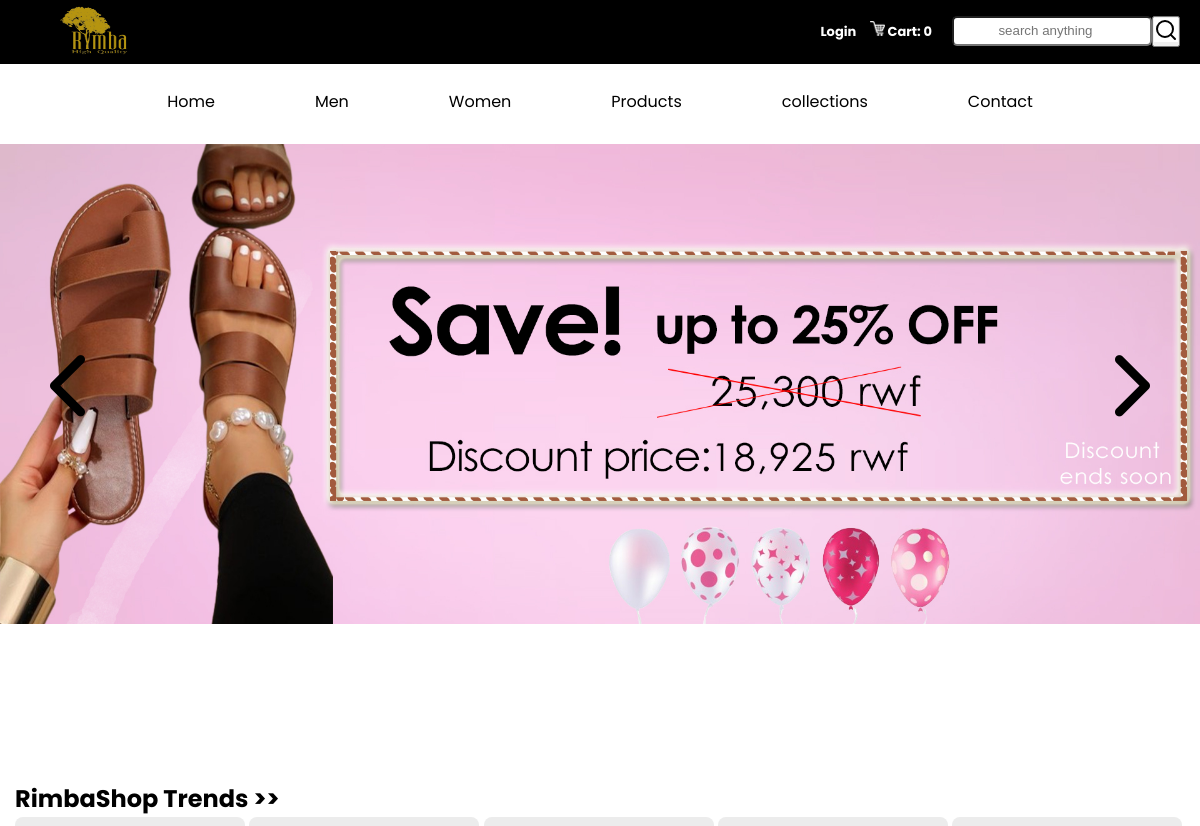
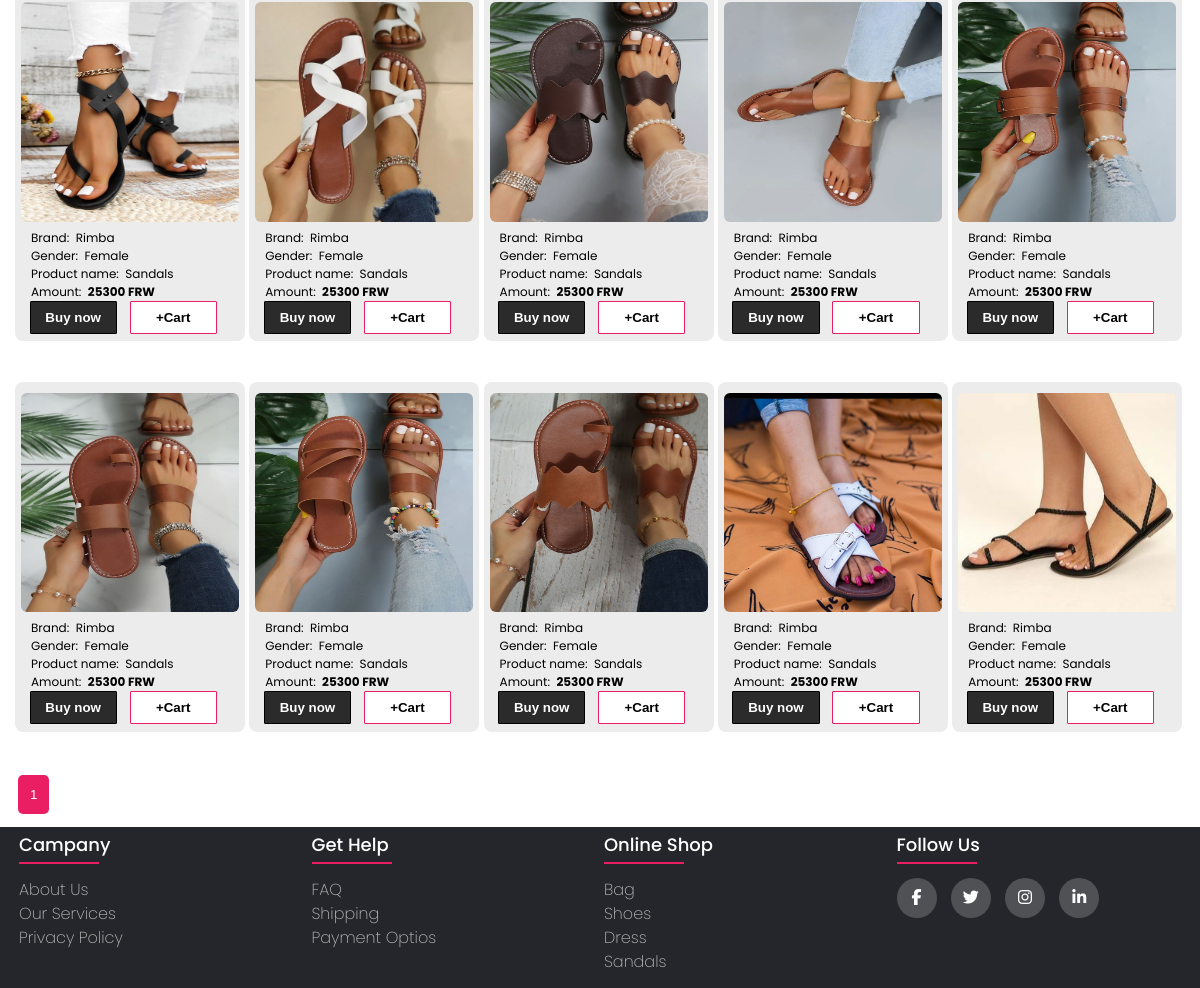
The page / on the database its author committed (2 pictures, top to bottom).
### tables this page shows
CREATE TABLE `products` (
  `id` int(11) NOT NULL,
  `Cname` varchar(70) NOT NULL,
  `Gender` varchar(50) NOT NULL,
  `Product_name` varchar(50) NOT NULL,
  `Amount` int(60) NOT NULL,
  `image_url` varchar(50) NOT NULL
);

### web/index.php (the view, shortened to what this page needs)
<?php
include "indexheader.php";
?>
<!DOCTYPE html>
<html lang="en">
<head>
    <link rel="stylesheet" href="./webcss/index.css">
</head>
<body>
  <div class="container">
    <h2>RimbaShop Trends >></h2>
            <?php
            include "../connection.php";
            $numberPerPage = 20;
            $sqlTotal = "SELECT COUNT(id) AS total FROM `products`";
            $resultTotal = mysqli_query($conn, $sqlTotal);
            $rowTotal = mysqli_fetch_assoc($resultTotal);
            $totalRecords = $rowTotal['total'];
            $totalPages = ceil($totalRecords / $numberPerPage);
            if(isset($_GET['page'])){
                $page = $_GET['page'];
            } else {
                $page = 1;
            }
            $startingLimit = ($page - 1) * $numberPerPage;
            $sql = "SELECT * FROM `products` LIMIT $startingLimit, $numberPerPage";
            $result = mysqli_query($conn, $sql);
            if(mysqli_num_rows($result) > 0){
                while($row = mysqli_fetch_assoc($result)){ ?>
                    <div class="alb">
                        <img src="../uploads/<?= $row['image_url'];?>">
                        <p>Brand: &nbsp;<?php echo $row['Cname'];?> <br></p>
                        <p>Gender: &nbsp;<?php echo $row['Gender'];?><br></p>
                        <p>Product name: &nbsp;<?php echo $row['Product_name'];?><br></p>
                        <p>Amount: &nbsp;<b><?php echo $row['Amount'];?>&nbsp;FRW </b><br>
                        <form method="POST" action="cart_handler.php">
                            <button class="btn1" type="submit" name="buy_now">Buy now</button> &nbsp;
                            <button class="btn2" type="submit" name="add_to_cart">+Cart</button>
                    </form>
                        <br><br>
                    </div>
            <?php
                }
            }
            for($btn = 1; $btn <= $totalPages; $btn++){
                echo '<button class="btn"><a href="index.php?page=' . $btn . '">' . $btn . '</a></button>';
            }
            ?>
  </div>
</body>
</html>
<?php
include "../web/footer.php";
?>

### web/indexheader.php (shortened to what this page needs)
<!DOCTYPE html>
<html lang="en">
<head>
    <link rel="stylesheet" href="webcss/header2.css">
</head>
<body>
<div class="menu" style="height: 4rem;">
    <div class="navbar">
        <a href="./index.php" class="Logo"><img src="../images/RImbaLogo1.png"  style="width: 5rem;height: 60px; position:relative; top:8px; left:55px;"></a>
        <nav>
            <ul><b>
                <li><a href="../admin/login.php">Login</a></li>
                <li><a href="cart_page.php"><img class="cart" src="../images/shopping-cart-32.ico"> Cart:
                    <?php
                        include "cart_count.php";
                     ?>
                    </a>
                </li>
            </b></ul>
        </nav>
        <form class="search" action="search.php" method="POST">
            <input type="search" name="search" placeholder="search anything" >
            <button type="submit" name="submit"><img class="Search_icon" src="../images/search_icon.svg" style="background: white;"></button>
        </form>
    </div>
    <div class="yes" style="padding-top: 40px;">
        <ul class="cont">
            <ol><a href="index.php">Home</a></ol>
            <ol>
                <div class="dropdown"><a href="#">Men  </a>
                </div>
            </ol>
            <ol>
                <div class="dropdown"><a href="#">Women </a>
                </div>
            </ol>
            <ol><a href="product.php">Products</a></ol>
            <ol><a href="collection.php">collections</a></ol>
            <ol><a href="contacts.php">Contact</a></ol>
    </div>
    <div class="trends">
    <img src="../images/DiscountUpdated.jpg" id="trendsImage">
    <div class="trends-buttons">
        <button onclick="prevImage()"><i class="fas fa-chevron-left" style="font-size: 70px; "></i></button>
        <button onclick="nextImage()"><i class="fas fa-chevron-right" style="font-size: 70px; "></i></button>
    </div>
</div>
</body>
</html>

### web/cart_count.php (shortened to what this page needs)
<?php
$cartItemCount = isset($_SESSION['cart']) ? count($_SESSION['cart']) : 0;
echo $cartItemCount;
?>

### web/footer.php (shortened to what this page needs)
<!DOCTYPE html>
<html lang="en">
<head>
    <link rel="stylesheet" href="webcss/footer.css">
    <link rel="stylesheet" href="https://cdnjs.cloudflare.com/ajax/libs/font-awesome/6.4.2/css/all.min.css">
</head>
<body>
    <footer class="footer">
        <div class="container">
            <div class="row">
                <div class="footer-col">
                    <h4>Campany</h4>
                    <ul>
                        <li><a href="aboutus.php">About us</a></li>
                        <li><a href="services.php">Our services</a></li>
                        <li><a href="privacy.php">Privacy policy</a></li>
                    </ul>
                </div>
                <div class="footer-col">
                    <h4>get help</h4>
                    <ul>
                        <li><a href="faq.php">FAQ</a></li>
                        <li><a href="#">Shipping</a></li>
                        <li><a href="#">payment optios</a></li>
                    </ul>
                </div>
                <div class="footer-col">
                    <h4>online shop</h4>
                    <ul>
                        <li><a href="allbag.php">bag</a></li>
                        <li><a href="allshoes.php">shoes</a></li>
                        <li><a href="alldress.php">dress</a></li>
                        <li><a href="allsandals.php">sandals</a></li>
                    </ul>
                </div>
                <div class="footer-col">
                    <h4>follow us</h4>
                    <div class="social-links">
                        <a href="#"><i class="fab fa-facebook-f"></i></a>
                        <a href="#"><i class="fab fa-twitter"></i></a>
                        <a href="https://www.instagram.com/rimbaquality/"><i class="fab fa-instagram"></i></a>
                        <a href="#"><i class="fab fa-linkedin-in"></i></a>
                </div>
            </div>
            </div>
        </div>
    </footer>
</body>
</html>

### web/webcss/header2.css (style rules this page uses)
body { line-height: 1.5; font-family: 'poppins',sans-serif; }
* { padding: 0; margin: 0; box-sizing: border-box; font-family:'Robot,'sans-serif; }
.menu { height: 20px; background-color:black; box-sizing: border-box; }
.navbar { width:100%; height: 50px; display: flex; align-items: center; background-color: black; }
.navbar a { text-decoration: none; color: white; font-size: 13px; }
nav { flex: 1; text-align: right; margin-right:20px ; padding-top:12px; }
.cart { width: 15px; height: 15px; }
nav ul li { list-style: none; display: inline-block; margin-left: 10px; font-family: 'poppins',sans-serif; }
nav ul li a { text-decoration: none; color: white; font-size: 13px; }
.navbar .search input { height: 30px; width: 200px; border-radius: 5px; color: black; text-align: center; }
.search { max-width: 400px; display: flex; padding-right: 20px; padding-top:12px; }
.yes { padding: 30px; text-align: center; }
.cont { list-style-type: none; text-align: center; display: inline-flex; justify-content: space-between; margin: auto; }
.cont ol { padding:0 50px 0 50px; }
.cont ol a { text-decoration: none; color: black; }
.dropdown { position: relative; display: inline-block; }

### web/webcss/index.css (style rules this page uses)
body { line-height: 1.5; font-family: 'poppins',sans-serif; margin: auto; }
* { padding: 0; margin: 0; box-sizing: border-box; font-family:'Robot,'sans-serif; }
.container { margin: auto; }
.alb { width:230px; height:350px; padding:6px; display:inline-block; background: rgb(236, 236, 236); border-radius: 8px; }
.alb img { width:100%; height:65%; border-radius:6px; margin-top: 5px; }
.alb p { font-size:12px; color: black; margin-left: 10px; }
.btn { padding: 12px; position: relative; align-items: center; background: #e91e63; border: none; gap: 4px; margin: 3px; color: white; border-radius: 5px; }
.btn > a { color: white; text-decoration: none; }
.btn2 { padding:8px; background: white; border:none; border-radius:1px; cursor: pointer; font-weight:600; border:1px solid #e91e63; width:40%; }
.btn1 { padding:8px; background: rgba(0, 0, 0, 0.816); color: white; border-radius:1px; cursor: pointer; font-weight:600; border:1px solid black; width:40%; }

### web/webcss/footer.css (style rules this page uses)
.container { max-width: 1170px; margin: auto; padding-bottom: 10px; }
.row { display: flex; flex-wrap: wrap; }
ul { list-style: none; margin-left:0px; }
.footer { background-color: #24262b; }
.footer-col { width: 25%; padding: 4px; }
.footer-col h4 { font-size: 18px; color: #ffffff; text-transform: capitalize; margin-bottom: 20px; font-weight: 500; position: relative; }
.footer-col h4::before { content: ''; position: absolute; left: 0; bottom: -6px; background-color: #e91e63; height: 2px; box-sizing: border-box; width: 80px; }
.footer-col ul li:not(:last-child) { margin-bottom: 0px; }
.footer-col ul li a { font-size: 16px; text-transform: capitalize; color: #ffffff; text-decoration: none; font-weight: 200; color: #bbbbbb; display: block; }
.footer-col .social-links a { display: inline-block; height: 40px; width: 40px; background-color: rgba(255,255,255,0.2); margin:0 10px 10px 0; text-align: center; line-height: 40px; border-radius: 50%; color: #ffffff; transition: all 0.5s ease; }

### web/indexheader.php (style rules this page uses)
.trends { width:100%; margin:auto; }
.trends img { height:30rem; width:100%; }
.trends-buttons { position: relative; top: -20rem; display:flex; justify-content:space-between; padding:40px; }
.trends-buttons button { margin: 0 10px; cursor: pointer; background:transparent; color:black; border:none; }

### rows shown on the page
products: image_url (picture), Cname "Rimba", Gender "Female", Product_name "Sandals", Amount "25300"
products: image_url (picture), Cname "Rimba", Gender "Female", Product_name "Sandals", Amount "25300"
products: image_url (picture), Cname "Rimba", Gender "Female", Product_name "Sandals", Amount "25300"
products: image_url (picture), Cname "Rimba", Gender "Female", Product_name "Sandals", Amount "25300"
products: image_url (picture), Cname "Rimba", Gender "Female", Product_name "Sandals", Amount "25300"
products: image_url (picture), Cname "Rimba", Gender "Female", Product_name "Sandals", Amount "25300"
products: image_url (picture), Cname "Rimba", Gender "Female", Product_name "Sandals", Amount "25300"
products: image_url (picture), Cname "Rimba", Gender "Female", Product_name "Sandals", Amount "25300"
products: image_url (picture), Cname "Rimba", Gender "Female", Product_name "Sandals", Amount "25300"
products: image_url (picture), Cname "Rimba", Gender "Female", Product_name "Sandals", Amount "25300"

### other values the page prints
$cartItemCount "0"
